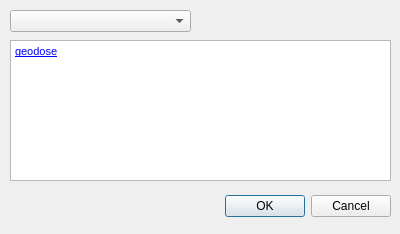
<?xml version="1.0" encoding="UTF-8"?>
<ui version="4.0">
 <class>tile_plusDialogBase</class>
 <widget class="QDialog" name="tile_plusDialogBase">
  <property name="enabled">
   <bool>true</bool>
  </property>
  <property name="geometry">
   <rect>
    <x>0</x>
    <y>0</y>
    <width>400</width>
    <height>234</height>
   </rect>
  </property>
  <property name="acceptDrops">
   <bool>false</bool>
  </property>
  <property name="windowTitle">
   <string>tile plus</string>
  </property>
  <widget class="QDialogButtonBox" name="button_box">
   <property name="geometry">
    <rect>
     <x>50</x>
     <y>190</y>
     <width>341</width>
     <height>32</height>
    </rect>
   </property>
   <property name="orientation">
    <enum>Qt::Horizontal</enum>
   </property>
   <property name="standardButtons">
    <set>QDialogButtonBox::Cancel|QDialogButtonBox::Ok</set>
   </property>
  </widget>
  <widget class="QComboBox" name="comboBox">
   <property name="geometry">
    <rect>
     <x>10</x>
     <y>10</y>
     <width>181</width>
     <height>22</height>
    </rect>
   </property>
  </widget>
  <widget class="QTextBrowser" name="textBrowser">
   <property name="geometry">
    <rect>
     <x>10</x>
     <y>40</y>
     <width>381</width>
     <height>141</height>
    </rect>
   </property>
   <property name="readOnly">
    <bool>true</bool>
   </property>
   <property name="html">
    <string>&lt;!DOCTYPE HTML PUBLIC &quot;-//W3C//DTD HTML 4.0//EN&quot; &quot;http://www.w3.org/TR/REC-html40/strict.dtd&quot;&gt;
&lt;html&gt;&lt;head&gt;&lt;meta name=&quot;qrichtext&quot; content=&quot;1&quot; /&gt;&lt;style type=&quot;text/css&quot;&gt;
p, li { white-space: pre-wrap; }
&lt;/style&gt;&lt;/head&gt;&lt;body style=&quot; font-family:'MS Shell Dlg 2'; font-size:8.25pt; font-weight:400; font-style:normal;&quot;&gt;
&lt;p style=&quot; margin-top:0px; margin-bottom:0px; margin-left:0px; margin-right:0px; -qt-block-indent:0; text-indent:0px;&quot;&gt;&lt;a href=&quot;http://www.geodose.com&quot;&gt;&lt;span style=&quot; text-decoration: underline; color:#0000ff;&quot;&gt;geodose&lt;/span&gt;&lt;/a&gt;&lt;/p&gt;&lt;/body&gt;&lt;/html&gt;</string>
   </property>
   <property name="textInteractionFlags">
    <set>Qt::LinksAccessibleByKeyboard|Qt::LinksAccessibleByMouse|Qt::TextBrowserInteraction|Qt::TextSelectableByKeyboard|Qt::TextSelectableByMouse</set>
   </property>
   <property name="placeholderText">
    <string notr="true"/>
   </property>
   <property name="openExternalLinks">
    <bool>true</bool>
   </property>
  </widget>
 </widget>
 <resources/>
 <connections>
  <connection>
   <sender>button_box</sender>
   <signal>accepted()</signal>
   <receiver>tile_plusDialogBase</receiver>
   <slot>accept()</slot>
   <hints>
    <hint type="sourcelabel">
     <x>20</x>
     <y>20</y>
    </hint>
    <hint type="destinationlabel">
     <x>20</x>
     <y>20</y>
    </hint>
   </hints>
  </connection>
  <connection>
   <sender>button_box</sender>
   <signal>rejected()</signal>
   <receiver>tile_plusDialogBase</receiver>
   <slot>reject()</slot>
   <hints>
    <hint type="sourcelabel">
     <x>20</x>
     <y>20</y>
    </hint>
    <hint type="destinationlabel">
     <x>20</x>
     <y>20</y>
    </hint>
   </hints>
  </connection>
 </connections>
</ui>
